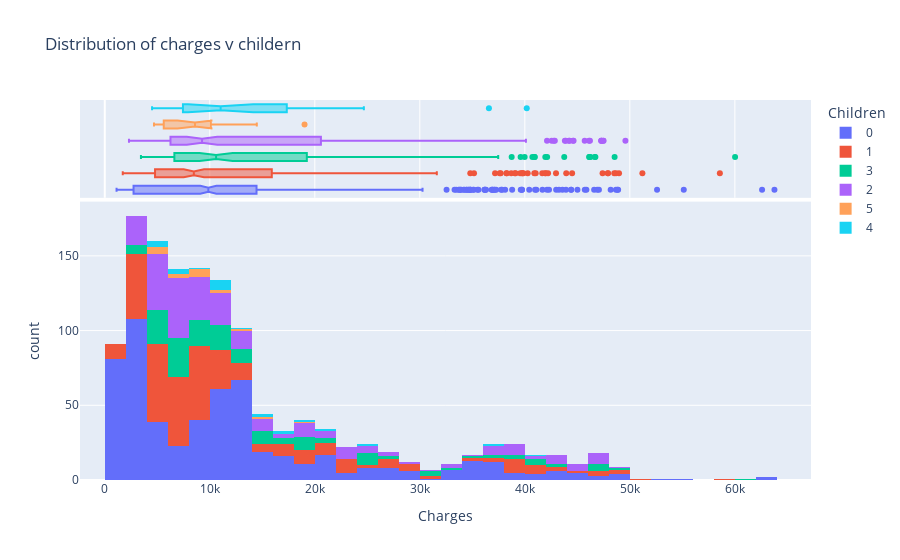

Write notebook code for a chart like this one.
### Code cell
fig = px.histogram(df, x="charges", color="children",   marginal="box", title="Distribution of charges v childern",
      labels={
                     "count": "Count",
                    "charges":"Charges",
                    'children':'Children'          })
fig.show()

### Figure 1 — Plotly figure (JSON) as saved in the notebook; plotly's stock layout.template omitted (floating-point values rounded to 4 significant figures; data arrays with more than 128 entries replaced by an {"elided": "..."} marker saying what was removed)
{"data": [{"alignmentgroup": "True", "bingroup": "x", "hovertemplate": "Children=0<br>Charges=%{x}<br>count=%{y}<extra></extra>", "legendgroup": "0", "marker": {"color": "#636efa", "pattern": {"shape": ""}}, "name": "0", "offsetgroup": "0", "orientation": "v", "showlegend": true, "type": "histogram", "x": {"elided": "573 float values"}, "xaxis": "x", "yaxis": "y"}, {"alignmentgroup": "True", "hovertemplate": "Children=0<br>Charges=%{x}<extra></extra>", "legendgroup": "0", "marker": {"color": "#636efa"}, "name": "0", "notched": true, "offsetgroup": "0", "showlegend": false, "type": "box", "x": {"elided": "573 float values"}, "xaxis": "x2", "yaxis": "y2"}, {"alignmentgroup": "True", "bingroup": "x", "hovertemplate": "Children=1<br>Charges=%{x}<br>count=%{y}<extra></extra>", "legendgroup": "1", "marker": {"color": "#EF553B", "pattern": {"shape": ""}}, "name": "1", "offsetgroup": "1", "orientation": "v", "showlegend": true, "type": "histogram", "x": {"elided": "324 float values"}, "xaxis": "x", "yaxis": "y"}, {"alignmentgroup": "True", "hovertemplate": "Children=1<br>Charges=%{x}<extra></extra>", "legendgroup": "1", "marker": {"color": "#EF553B"}, "name": "1", "notched": true, "offsetgroup": "1", "showlegend": false, "type": "box", "x": {"elided": "324 float values"}, "xaxis": "x2", "yaxis": "y2"}, {"alignmentgroup": "True", "bingroup": "x", "hovertemplate": "Children=3<br>Charges=%{x}<br>count=%{y}<extra></extra>", "legendgroup": "3", "marker": {"color": "#00cc96", "pattern": {"shape": ""}}, "name": "3", "offsetgroup": "3", "orientation": "v", "showlegend": true, "type": "histogram", "x": {"elided": "157 float values"}, "xaxis": "x", "yaxis": "y"}, {"alignmentgroup": "True", "hovertemplate": "Children=3<br>Charges=%{x}<extra></extra>", "legendgroup": "3", "marker": {"color": "#00cc96"}, "name": "3", "notched": true, "offsetgroup": "3", "showlegend": false, "type": "box", "x": {"elided": "157 float values"}, "xaxis": "x2", "yaxis": "y2"}, {"alignmentgroup": "True", "bingroup": "x", "hovertemplate": "Children=2<br>Charges=%{x}<br>count=%{y}<extra></extra>", "legendgroup": "2", "marker": {"color": "#ab63fa", "pattern": {"shape": ""}}, "name": "2", "offsetgroup": "2", "orientation": "v", "showlegend": true, "type": "histogram", "x": {"elided": "240 float values"}, "xaxis": "x", "yaxis": "y"}, {"alignmentgroup": "True", "hovertemplate": "Children=2<br>Charges=%{x}<extra></extra>", "legendgroup": "2", "marker": {"color": "#ab63fa"}, "name": "2", "notched": true, "offsetgroup": "2", "showlegend": false, "type": "box", "x": {"elided": "240 float values"}, "xaxis": "x2", "yaxis": "y2"}, {"alignmentgroup": "True", "bingroup": "x", "hovertemplate": "Children=5<br>Charges=%{x}<br>count=%{y}<extra></extra>", "legendgroup": "5", "marker": {"color": "#FFA15A", "pattern": {"shape": ""}}, "name": "5", "offsetgroup": "5", "orientation": "v", "showlegend": true, "type": "histogram", "x": [4688.0, 6799.0, 4831.0, 5080.0, 9789.0, 12590.0, 11550.0, 6666.0, 6654.0, 10100.0, 8966.0, 8597.0, 4915.0, 19020.0, 9222.0, 8582.0, 5615.0, 14480.0], "xaxis": "x", "yaxis": "y"}, {"alignmentgroup": "True", "hovertemplate": "Children=5<br>Charges=%{x}<extra></extra>", "legendgroup": "5", "marker": {"color": "#FFA15A"}, "name": "5", "notched": true, "offsetgroup": "5", "showlegend": false, "type": "box", "x": [4688.0, 6799.0, 4831.0, 5080.0, 9789.0, 12590.0, 11550.0, 6666.0, 6654.0, 10100.0, 8966.0, 8597.0, 4915.0, 19020.0, 9222.0, 8582.0, 5615.0, 14480.0], "xaxis": "x2", "yaxis": "y2"}, {"alignmentgroup": "True", "bingroup": "x", "hovertemplate": "Children=4<br>Charges=%{x}<br>count=%{y}<extra></extra>", "legendgroup": "4", "marker": {"color": "#19d3f3", "pattern": {"shape": ""}}, "name": "4", "offsetgroup": "4", "orientation": "v", "showlegend": true, "type": "histogram", "x": [4505.0, 11030.0, 10410.0, 8163.0, 11520.0, 24670.0, 10980.0, 10740.0, 7512.0, 17940.0, 40180.0, 12950.0, 14390.0, 17130.0, 4878.0, 7244.0, 36580.0, 5709.0, 11300.0, 4561.0, 11020.0, 6059.0, 15830.0, 21470.0, 19500.0], "xaxis": "x", "yaxis": "y"}, {"alignmentgroup": "True", "hovertemplate": "Children=4<br>Charges=%{x}<extra></extra>", "legendgroup": "4", "marker": {"color": "#19d3f3"}, "name": "4", "notched": true, "offsetgroup": "4", "showlegend": false, "type": "box", "x": [4505.0, 11030.0, 10410.0, 8163.0, 11520.0, 24670.0, 10980.0, 10740.0, 7512.0, 17940.0, 40180.0, 12950.0, 14390.0, 17130.0, 4878.0, 7244.0, 36580.0, 5709.0, 11300.0, 4561.0, 11020.0, 6059.0, 15830.0, 21470.0, 19500.0], "xaxis": "x2", "yaxis": "y2"}], "layout": {"barmode": "relative", "legend": {"title": {"text": "Children"}, "tracegroupgap": 0}, "title": {"text": "Distribution of charges v childern"}, "xaxis": {"anchor": "y", "domain": [0, 1], "title": {"text": "Charges"}}, "xaxis2": {"anchor": "y2", "domain": [0, 1], "matches": "x", "showgrid": true, "showticklabels": false}, "yaxis": {"anchor": "x", "domain": [0, 0.7326], "title": {"text": "count"}}, "yaxis2": {"anchor": "x2", "domain": [0.7426, 1], "matches": "y2", "showgrid": false, "showline": false, "showticklabels": false, "ticks": ""}}}
